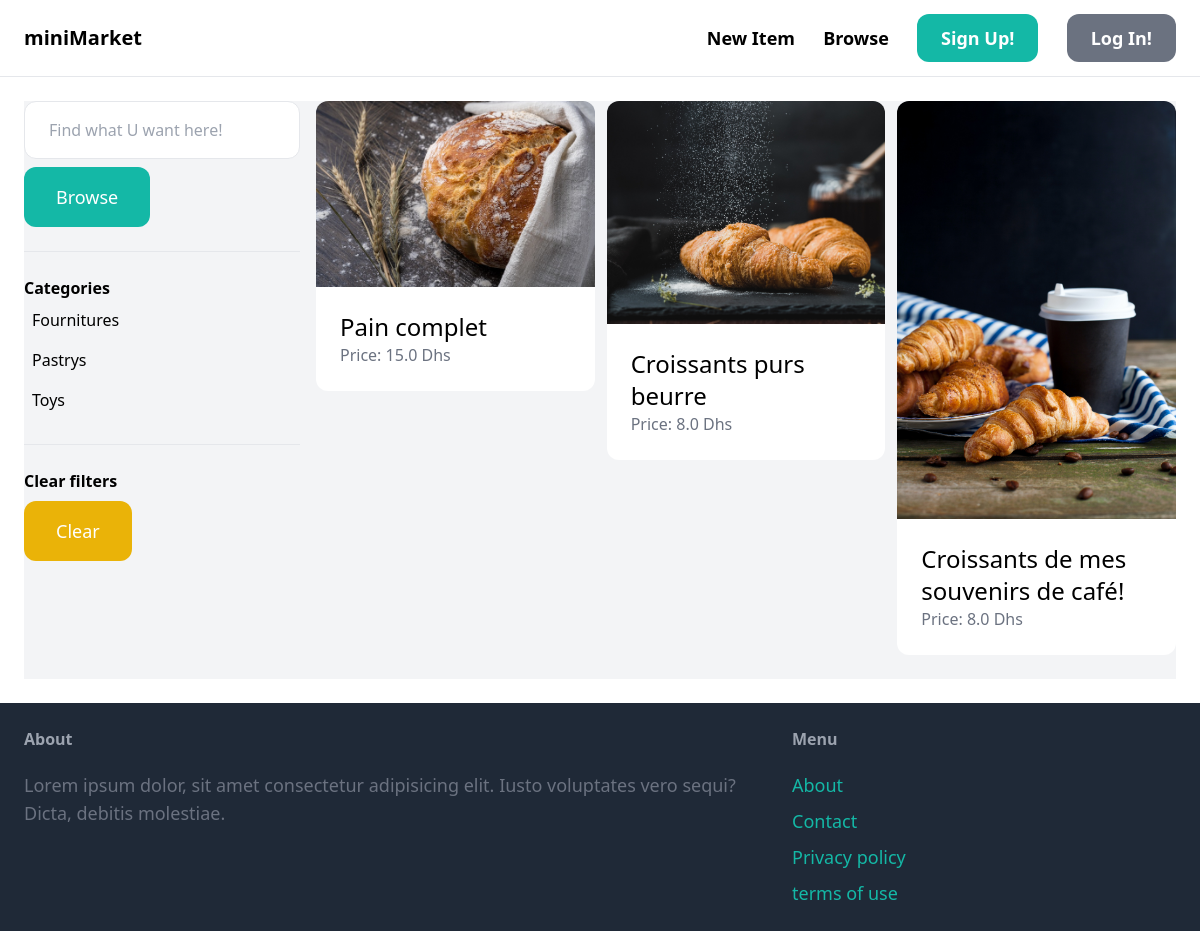
Page /items/ on the earlier database version.
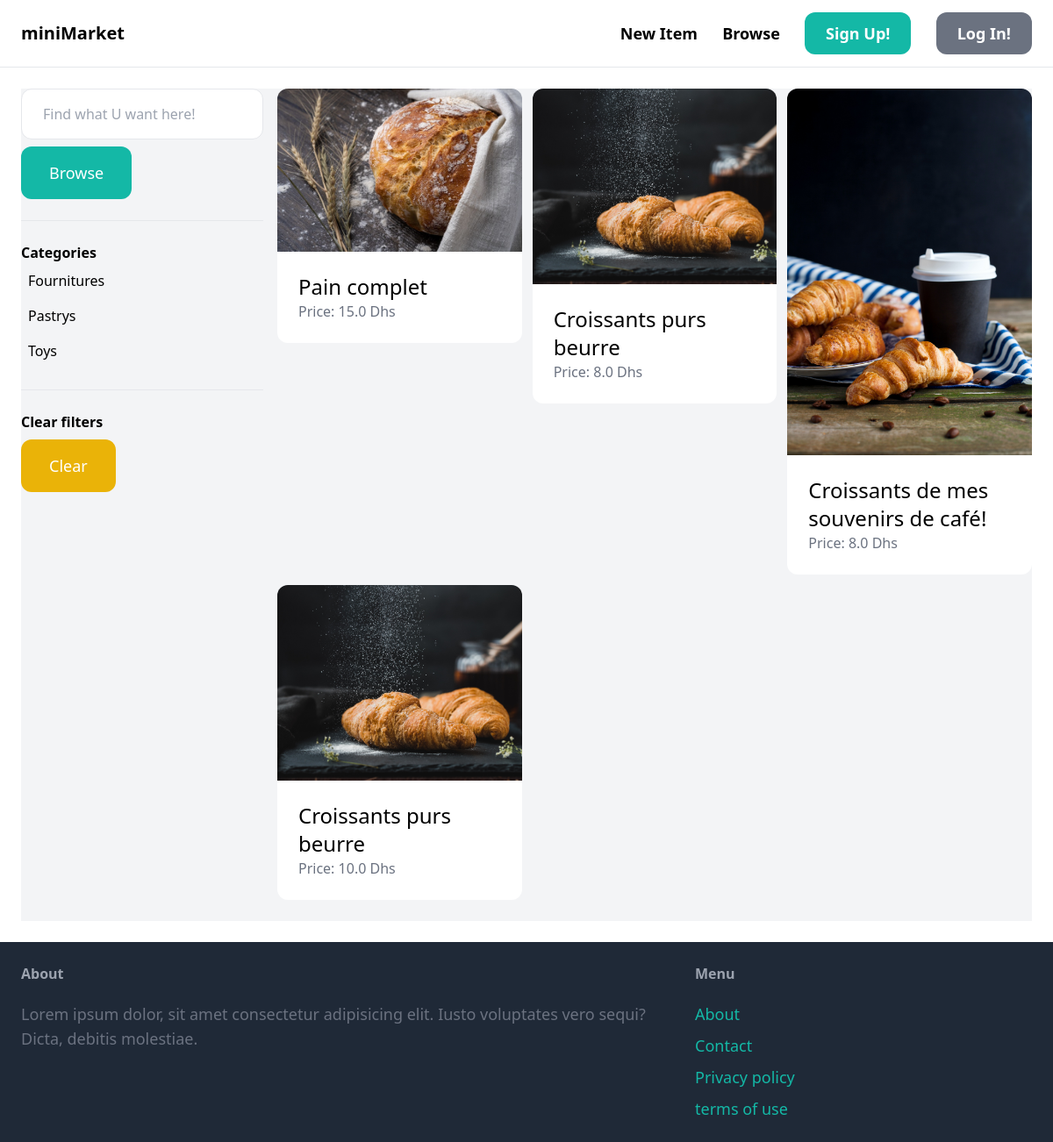
Same page on the later database version.
### item/models.py (models this page shows, shortened)
class Category(models.Model):
    name = models.CharField(max_length=255)
    class Meta:
        ordering = ('name',)
        verbose_name_plural = 'categories'

class Item(models.Model):
    category = models.ForeignKey(Category, related_name='items', on_delete=models.CASCADE)
    name = models.CharField(max_length=255)
    description = models.TextField(blank=True, null=True)
    price = models.FloatField()
    image = models.ImageField(upload_to='item_images', blank=True, null=True)
    is_sold = models.BooleanField(default=False)
    created_by = models.ForeignKey(User, related_name='items', on_delete=models.CASCADE)
    created_at = models.DateTimeField(auto_now_add=True)

### item/views.py (the view)
# urls.py: path('', views.items, name='items'),
def items(request):
    query = request.GET.get('query', '')
    category_id = request.GET.get('category', 0)
    categories = Category.objects.all()
    items = Item.objects.filter(is_sold=False)
    if category_id:
        items = items.filter(category_id=category_id)
    if query:
        items = items.filter(Q(name__icontains=query) | Q(description__icontains=query))
    return render(request, 'item/items.html', {
        'items': items,
        'query': query,
        'categories': categories,
        'category_id': int(category_id),
        })

### item/templates/item/items.html (shortened to what this page needs)
{% extends 'core/base.html' %}
{% block content %}
<div class="pb-6 grid grid-cols-4 gap-4 bg-gray-100">
    <div class="col-span-1">
        <form method="get" action="{% url 'item:items' %}">
            <input name="query" type="text" class="w-full py-4 px-6 border rounded-xl" value="{{ query }}" placeholder="Find what U want here!">
            <button class="mt-2 py-4 px-8 text-lg bg-teal-500 text-white rounded-xl">Browse</button>
        </form>
        <hr class="my-6">
        <p class="font-semibold">Categories</p>
        <ul>
            {% for category in categories %}
                <li class="py-2 px-2 rounded-xl{% if category.id == category_id %} bg-gray-200{% endif %}">
                    <a href="{% url 'item:items' %}?query={{ query }}&category={{ category.id }}">{{ category.name }}</a>
                </li>
            {% endfor %}
        </ul>
        <hr class="my-6">
        <p class="font-semibold">Clear filters</p>
        <ul>
            <li><a href="{% url 'item:items' %}" class="mt-2 py-4 px-8 inline-block bg-yellow-500 text-lg rounded-xl text-white hover:bg-teal-500">Clear</a></li>
        </ul>
    </div>
    <div class="col-span-3">
        <div class="grid grid-cols-3 gap-3">
            {% for item in items %}
            <div>
                <a href="{% url 'item:detail' item.id %}">
                    <div>
                        <img src="{{ item.image.url }}" class="rounded-t-xl">
                    </div>
                    <div class="p-6 bg-white rounded-b-xl">
                        <h2 class="text-2xl">{{ item.name }}</h2>
                        <p class="text-gray-500">Price: {{ item.price }} Dhs</p>
                    </div>
                </a>
            </div>
            {% endfor %}
        </div>
    </div>
</div>
{% endblock %}

Differences in the rows shown:
added Item: image (picture), name "Croissants purs beurre", price "10.0"
